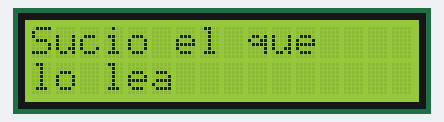
The program below on a simulated Raspberry Pi (BCM pin numbers). Parts: 16×2 character LCD. Library files of the repository ran but are not shown: lcd_api.py, i2c_lcd.py.

Above: at 0.1 s.
At 0.7 s:
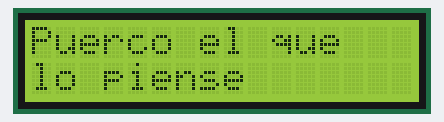

Measured:
- what the display in image 0 shows lasts 0.5 s, from 0.1 s to 0.6 s

The program:

prueba_lcd.py
```python
#!/usr/bin/env python3


from time import sleep

from lcd_api import LcdApi
from i2c_lcd import I2cLcd

I2C_ADDR = 0x27
I2C_NUM_ROWS = 2
I2C_NUM_COLS = 16

lcd = I2cLcd(1, I2C_ADDR, I2C_NUM_ROWS, I2C_NUM_COLS)


while True:
    lcd.clear()
    lcd.move_to(0, 0)
    lcd.putstr("Sucio el que")
    lcd.move_to(0, 1)
    lcd.putstr("lo lea")

    sleep(0.5)

    lcd.clear()
    lcd.move_to(0, 0)
    lcd.putstr("Puerco el que")
    lcd.move_to(0, 1)
    lcd.putstr("lo piense")
    sleep(0.5)
```
